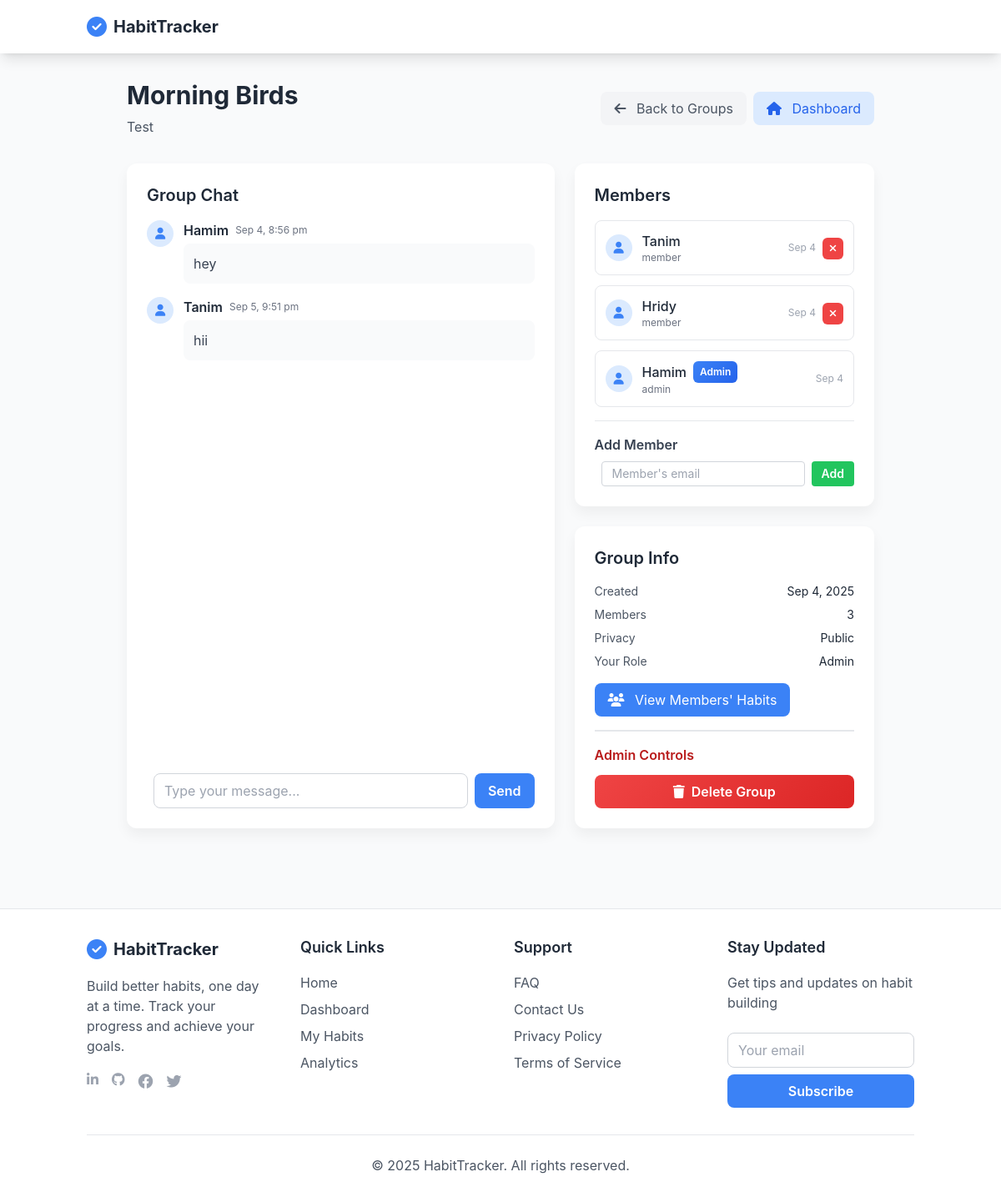
Page /group.php?id=1 (signed in) on the earlier database version.
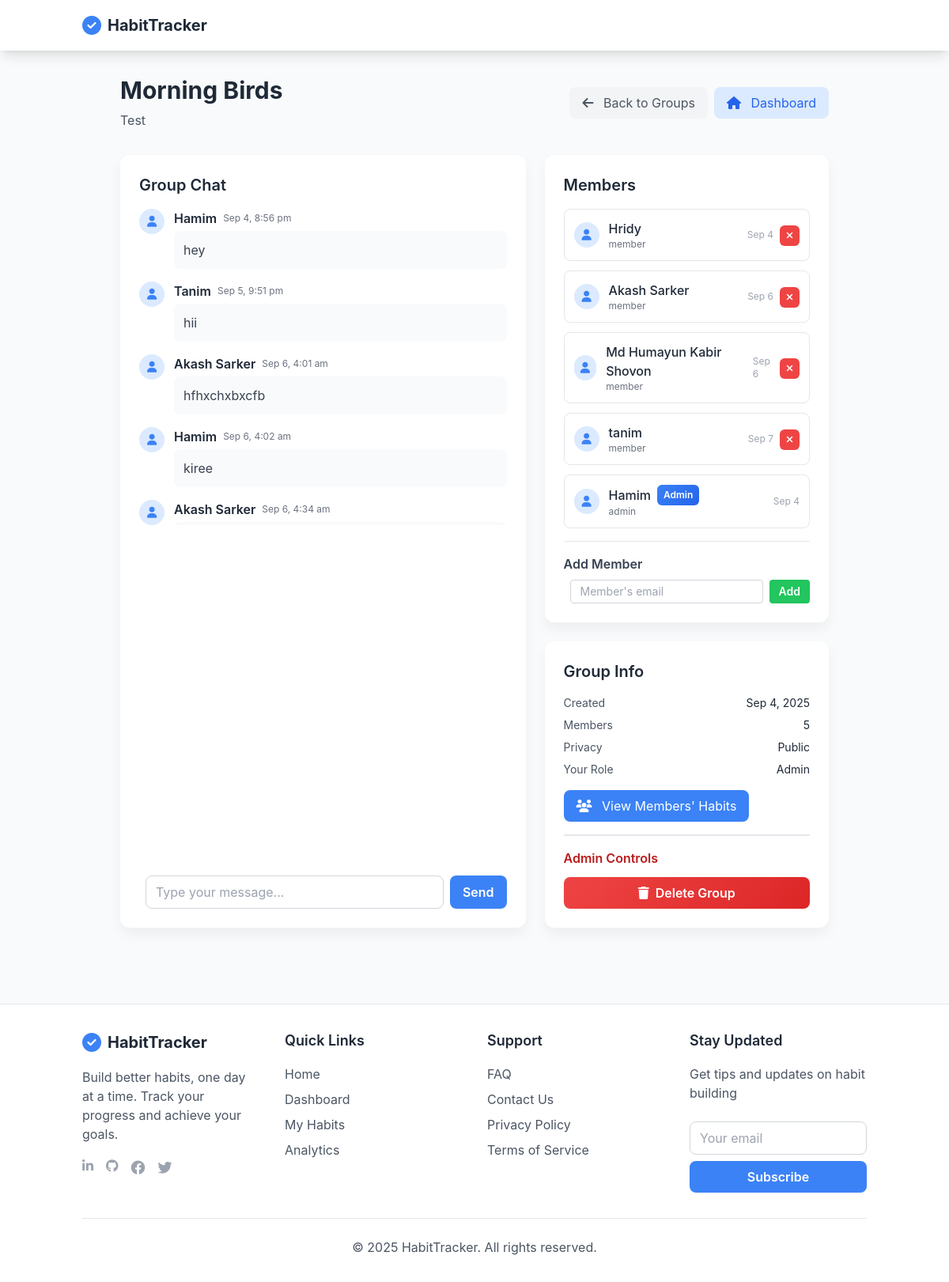
Same page on the later database version.
### tables this page shows
CREATE TABLE `group_messages` (
  `id` int(11) NOT NULL,
  `group_id` int(11) DEFAULT NULL,
  `user_id` int(11) DEFAULT NULL,
  `message` text NOT NULL,
  `created_at` timestamp NOT NULL DEFAULT current_timestamp()
);

CREATE TABLE `users` (
  `id` int(11) NOT NULL,
  `username` varchar(50) NOT NULL,
  `email` varchar(100) NOT NULL,
  `password_hash` varchar(255) NOT NULL,
  `created_at` timestamp NOT NULL DEFAULT current_timestamp()
);

CREATE TABLE `group_members` (
  `id` int(11) NOT NULL,
  `group_id` int(11) DEFAULT NULL,
  `user_id` int(11) DEFAULT NULL,
  `joined_at` timestamp NOT NULL DEFAULT current_timestamp(),
  `role` enum('admin','member') DEFAULT 'member'
);

CREATE TABLE `groups` (
  `id` int(11) NOT NULL,
  `name` varchar(100) NOT NULL,
  `description` text DEFAULT NULL,
  `created_by` int(11) DEFAULT NULL,
  `is_public` tinyint(1) DEFAULT 1,
  `created_at` timestamp NOT NULL DEFAULT current_timestamp(),
  `allow_member_visibility` tinyint(1) DEFAULT 1
);

### group.php (the view, shortened to what the changed rows need)
<?php
require_once 'config.php';
$user_id = $_SESSION['user_id'];
$group_id = $_GET['id'] ?? 0;
$stmt = $pdo->prepare("
    SELECT g.*, gm.role
    FROM groups g
    JOIN group_members gm ON g.id = gm.group_id
    WHERE g.id = ? AND gm.user_id = ?
");
$stmt->execute([$group_id, $user_id]);
$group = $stmt->fetch();
$stmt = $pdo->prepare("
    SELECT u.id, u.username, u.email, gm.role, gm.joined_at
    FROM group_members gm
    JOIN users u ON gm.user_id = u.id
    WHERE gm.group_id = ?
    ORDER BY gm.role DESC, gm.joined_at ASC
");
$stmt->execute([$group_id]);
$members = $stmt->fetchAll();
$stmt = $pdo->prepare("
    SELECT gm.*, u.username
    FROM group_messages gm
    JOIN users u ON gm.user_id = u.id
    WHERE gm.group_id = ?
    ORDER BY gm.created_at DESC
    LIMIT 50
");
$stmt->execute([$group_id]);
$messages = $stmt->fetchAll();
require_once 'header.php';
?>
<div class="max-w-4xl mx-auto">
    <div class="flex items-center justify-between mb-8">
        <div>
            <h1 class="text-3xl font-bold text-gray-800 mb-2"><?php echo htmlspecialchars($group['name']); ?></h1>
            <p class="text-gray-600"><?php echo htmlspecialchars($group['description']); ?></p>
        </div>
    </div>
    <div class="flex flex-col lg:flex-row gap-6">
        <div class="lg:w-2/3">
            <div class="app-card p-6 h-full flex flex-col">
                <h2 class="text-xl font-semibold text-gray-800 mb-4">Group Chat</h2>
                <div class="flex-1 overflow-y-auto mb-4 space-y-4" style="max-height: 50vh;">
                    <?php if (empty($messages)): ?>
                        <div class="text-center py-8 text-gray-500">
                            <i class="fas fa-comments text-3xl text-gray-300 mb-3"></i>
                            <p>No messages yet. Start the conversation!</p>
                        </div>
                    <?php else: ?>
                        <?php foreach (array_reverse($messages) as $message): ?>
                            <div class="flex items-start space-x-3">
                                <div class="w-8 h-8 bg-blue-100 rounded-full flex items-center justify-center flex-shrink-0">
                                    <i class="fas fa-user text-blue-500 text-sm"></i>
                                </div>
                                <div class="flex-1 min-w-0">
                                    <div class="flex items-center space-x-2 mb-1">
                                        <span class="font-semibold text-gray-800"><?php echo htmlspecialchars($message['username']); ?></span>
                                        <span class="text-xs text-gray-500"><?php echo date('M j, g:i a', strtotime($message['created_at'])); ?></span>
                                    </div>
                                    <p class="text-gray-700 bg-gray-50 p-3 rounded-lg"><?php echo htmlspecialchars($message['message']); ?></p>
                                </div>
                            </div>
                        <?php endforeach; ?>
                    <?php endif; ?>
                </div>
            </div>
        </div>
        <div class="space-y-6">
            <div class="app-card p-6">
                <h2 class="text-xl font-semibold text-gray-800 mb-4">Members</h2>
                <div class="space-y-3">
                    <?php foreach ($members as $member): ?>
                        <div class="flex items-center justify-between p-3 border rounded-lg hover:bg-gray-50 transition group">
                            <div class="flex items-center space-x-3">
                                <div class="w-8 h-8 bg-blue-100 rounded-full flex items-center justify-center">
                                    <i class="fas fa-user text-blue-500 text-sm"></i>
                                </div>
                                <div>
                                    <div class="flex items-center">
                                        <a href="user-habits.php?user_id=<?php echo $member['id']; ?>"
                                            class="font-medium text-gray-800 hover:text-blue-600">
                                            <?php echo htmlspecialchars($member['username']); ?>
                                        </a>
                                        <?php if ($member['role'] === 'admin'): ?>
                                            <span class="admin-badge ml-2">Admin</span>
                                        <?php endif; ?>
                                    </div>
                                    <p class="text-xs text-gray-500"><?php echo $member['role']; ?></p>
                                </div>
                            </div>
                            <div class="flex items-center space-x-2">
                                <span class="text-xs text-gray-400">
                                    <?php echo date('M j', strtotime($member['joined_at'])); ?>
                                </span>
                                <?php if ($group['role'] === 'admin' && $member['id'] != $user_id): ?>
                                    <form method="POST" class="remove-member-form">
                                        <button type="button" onclick="confirmRemoveMember('<?php echo htmlspecialchars($member['username']); ?>', this.closest('form'))"
                                            class="remove-member-btn" title="Remove member">
                                            <i class="fas fa-times"></i>
                                        </button>
                                    </form>
                                <?php endif; ?>
                            </div>
                        </div>
                    <?php endforeach; ?>
                </div>
            </div>
            <div class="app-card p-6">
                <h2 class="text-xl font-semibold text-gray-800 mb-4">Group Info</h2>
                <div class="space-y-2 text-sm">
                    <div class="flex justify-between">
                        <span class="text-gray-600">Created</span>
                        <span class="text-gray-800"><?php echo date('M j, Y', strtotime($group['created_at'])); ?></span>
                    </div>
                    <div class="flex justify-between">
                        <span class="text-gray-600">Members</span>
                        <span class="text-gray-800"><?php echo count($members); ?></span>
                    </div>
                    <div class="flex justify-between">
                        <span class="text-gray-600">Your Role</span>
                        <span class="text-gray-800 capitalize"><?php echo $group['role']; ?></span>
                    </div>
                </div>
            </div>
        </div>
    </div>
</div>
<?php require_once 'footer.php'; ?>

Differences in the rows shown:
removed group_members: user.username "Tanim", role "member", joined_at "Sep 4"
added group_messages: user.username "Akash Sarker", created_at "Sep 6, 4:01 am", message "hfhxchxbxcfb"
added group_messages: user.username "Hamim", created_at "Sep 6, 4:02 am", message "kiree"
added group_messages: user.username "Akash Sarker", created_at "Sep 6, 4:34 am"
added group_members: user.username "Akash Sarker", role "member", joined_at "Sep 6"
added group_members: user.username "Md Humayun Kabir Shovon", role "member", joined_at "Sep 6"
added group_members: user.username "tanim", role "member", joined_at "Sep 7"
Other differences:
count($members): "3" → "5"
